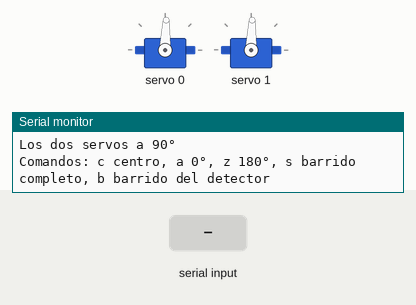
Recording of a sketch running on a simulated Arduino Uno, built with avr-gcc and run on an emulated ATmega328P. On the bench: 2 × servo, the last lines printed to the serial monitor. The test bench sets the inputs (shaded band).

Above: at 1.2 s.
1.3 s: "s" received over Serial
At 1.45 s:
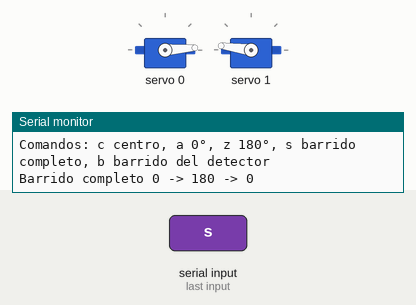
4.3 s: "b" received over Serial
At 4.6 s:
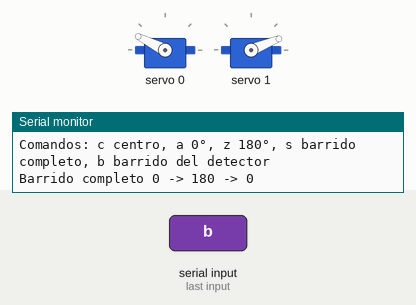
Timing chart, 0 to 13.3 s (numbered marks = the images above; inputs shaded):
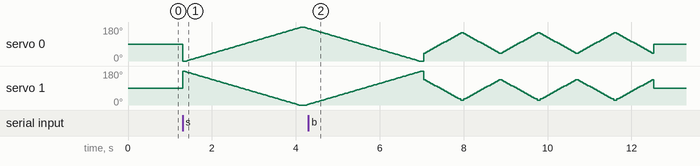

The sketch:

prueba-servos.ino
```cpp
/*
  Prueba de los 2 servos en el PCA9685 (canal 0 = izquierdo, 1 = derecho)

  Al arrancar los deja en el centro (90°). Por el monitor serie:
    'c' -> los dos al centro (90°)
    'a' -> los dos a 0°
    'z' -> los dos a 180°
    's' -> barrido lento completo 0° -> 180° -> 0°, los dos en espejo
    'b' -> barrido como el de la doc (-45° hacia el centro a +60° hacia
           afuera, paso 5°, 40 ms por paso, en espejo), ida y vuelta 3 veces
*/

#include <Wire.h>
#include <Adafruit_PWMServoDriver.h>

const uint8_t NUM_SERVOS = 2;
const uint8_t SERVO_CANAL[NUM_SERVOS] = {0, 1};
const char *NOMBRE_SERVO[NUM_SERVOS] = {"izq", "der"};
// Ancho de pulso para 0° y 180° (típico de un SG90)
const uint16_t SERVO_US_0 = 500;
const uint16_t SERVO_US_180 = 2400;
// Igual que en detector-mixto: centro y sentido de giro de cada servo
const uint8_t SERVO_CENTRO[NUM_SERVOS] = {90, 90};
const int8_t SERVO_SENTIDO[NUM_SERVOS] = {1, -1};

Adafruit_PWMServoDriver pca;

void moverServo(uint8_t k, int16_t grados) {
  grados = constrain(grados, 0, 180);
  pca.writeMicroseconds(SERVO_CANAL[k], map(grados, 0, 180, SERVO_US_0, SERVO_US_180));
}

void moverAmbos(int16_t grados) {
  for (uint8_t k = 0; k < NUM_SERVOS; k++) {
    moverServo(k, grados);
  }
  Serial.print(F("Los dos servos a "));
  Serial.print(grados);
  Serial.println(F("°"));
}

void barridoCompleto() {
  Serial.println(F("Barrido completo 0 -> 180 -> 0"));
  for (int16_t g = 0; g <= 180; g += 2) {
    moverServo(0, g);
    moverServo(1, 180 - g);  // espejado: uno va hacia afuera y el otro hacia adentro
    delay(30);
  }
  for (int16_t g = 180; g >= 0; g -= 2) {
    moverServo(0, g);
    moverServo(1, 180 - g);  // espejado: uno va hacia afuera y el otro hacia adentro
    delay(30);
  }
  Serial.println(F("Fin del barrido"));
}

// Como SIMULACION-UNITY.md sección 4: -45 (hacia el centro) a +60 (hacia afuera),
// paso 5°, ida y vuelta, 40 ms por paso, los dos servos en espejo.
const int8_t ANG_MIN = -45, ANG_MAX = 60, ANG_PASO = 5;
const uint8_t PAUSA_PASO_MS = 40;

void irAAngulo(int8_t ang) {
  for (uint8_t k = 0; k < NUM_SERVOS; k++) {
    moverServo(k, SERVO_CENTRO[k] + SERVO_SENTIDO[k] * ang);
  }
  delay(PAUSA_PASO_MS);
}

void barridoDetector() {
  Serial.println(F("Barrido del detector: -45 (centro) a +60 (afuera), paso 5, ida y vuelta x3"));
  for (uint8_t vuelta = 0; vuelta < 3; vuelta++) {
    for (int8_t ang = ANG_MIN; ang <= ANG_MAX; ang += ANG_PASO) irAAngulo(ang);
    for (int8_t ang = ANG_MAX; ang >= ANG_MIN; ang -= ANG_PASO) irAAngulo(ang);
  }
  moverAmbos(90);
}

void setup() {
  Serial.begin(9600);
  pca.begin();
  pca.setOscillatorFrequency(27000000);
  pca.setPWMFreq(50);
  moverAmbos(90);
  Serial.println(F("Comandos: c centro, a 0°, z 180°, s barrido completo, b barrido del detector"));
}

void loop() {
  if (!Serial.available()) {
    return;
  }
  switch (Serial.read()) {
    case 'c': moverAmbos(90); break;
    case 'a': moverAmbos(0); break;
    case 'z': moverAmbos(180); break;
    case 's': barridoCompleto(); break;
    case 'b': barridoDetector(); break;
  }
}
```
